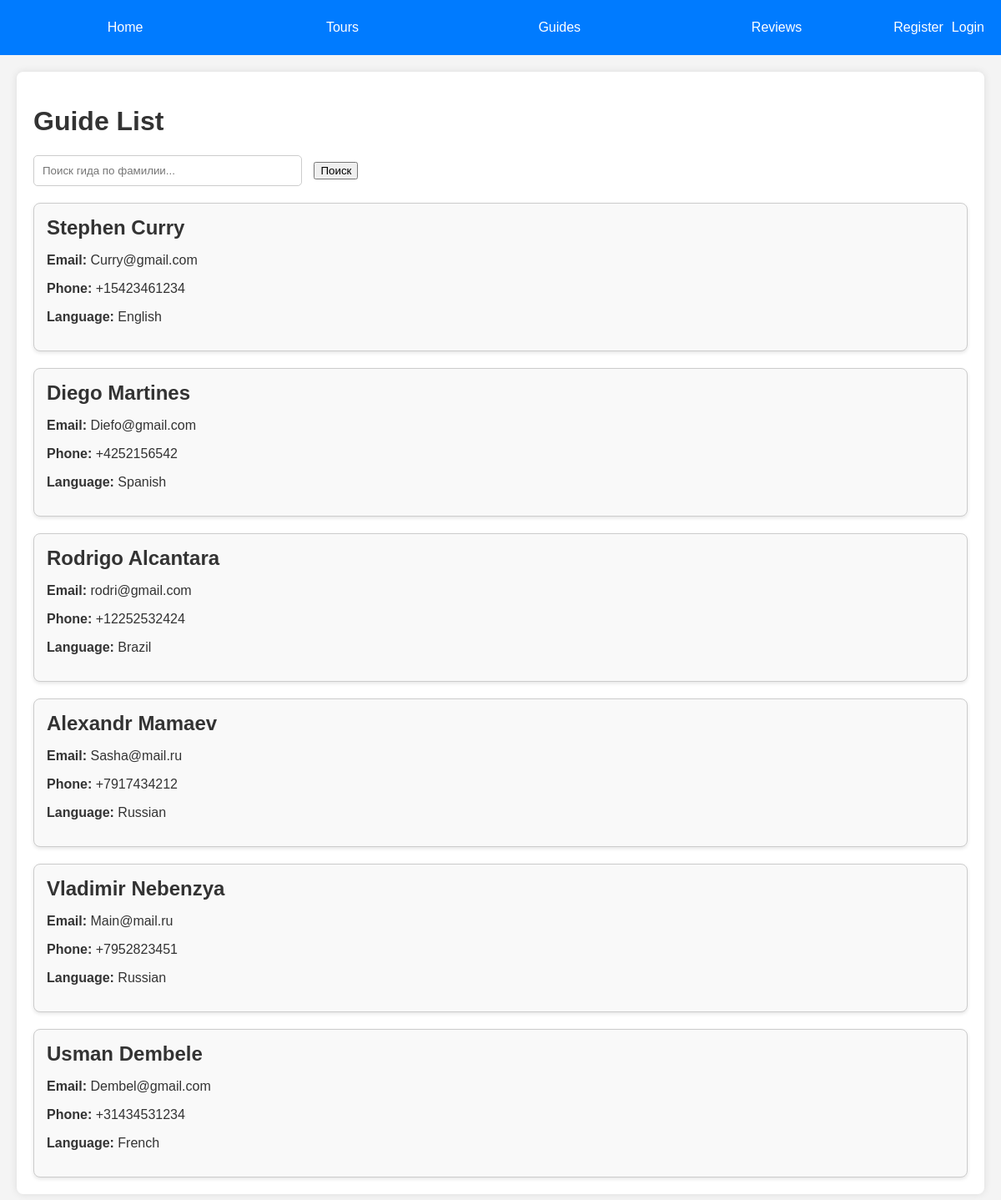
/tours/guides/, run on the app's committed database.
### tours/models.py (models this page shows, shortened)
class Guide(models.Model):
    first_name = models.CharField(max_length = 30)
    last_name = models.CharField(max_length=30)
    language = models.CharField(max_length=30)
    email = models.EmailField(unique=True)
    phone = models.CharField(max_length=15)

### tours/views.py (the view)
# urls.py: path('guides/', views.guide_list, name='guide_list'),
def guide_list(request):
    guides = Guide.objects.all()
    return render(request, 'guides/guide_list.html', {'guides': guides})

### tours/templates/guides/guide_list.html (shortened to what this page needs)
{% extends 'base.html' %}
{% block content %}
    <h1>Guide List</h1>
    <div class="search-form">
        <form method="get" action="{% url 'search_guides' %}">
            <input type="text" name="last_name" class="search-input" placeholder="Поиск гида по фамилии..." value="{{ request.GET.last_name }}">
            <button type="submit">Поиск</button>
        </form>
    </div>
    <div class="guide-list">
        {% for guide in guides %}
            <div class="guide-item">
                <h2>{{ guide.first_name }} {{ guide.last_name }}</h2>
                <p><strong>Email:</strong> {{ guide.email }}</p>
                <p><strong>Phone:</strong> {{ guide.phone }}</p>
                <p><strong>Language:</strong> {{ guide.language }}</p>
            </div>
        {% endfor %}
    </div>
{% endblock %}

### tours/templates/base.html (style rules this page uses)
body { font-family: Arial, sans-serif; margin: 0; padding: 0; background-color: #f4f4f4; color: #333; }

### tours/templates/guides/guide_list.html (style rules this page uses)
.guide-list { display: flex; flex-direction: column; gap: 20px; }
.guide-item { border: 1px solid #ccc; border-radius: 8px; padding: 15px; background-color: #f9f9f9; box-shadow: 0 2px 4px rgba(0, 0, 0, 0.1); }
.guide-item h2 { margin: 0 0 10px; }
.search-form { margin-bottom: 20px; }
.search-input { padding: 10px; border: 1px solid #ccc; border-radius: 5px; margin-right: 10px; width: 300px; }

### data on the page
Guide: first_name "Stephen", last_name "Curry", email "Curry@gmail.com", phone "+15423461234", language "English"
Guide: first_name "Diego", last_name "Martines", email "Diefo@gmail.com", phone "+4252156542", language "Spanish"
Guide: first_name "Rodrigo", last_name "Alcantara", email "rodri@gmail.com", phone "+12252532424", language "Brazil"
Guide: first_name "Alexandr", last_name "Mamaev", email "Sasha@mail.ru", phone "+7917434212", language "Russian"
Guide: first_name "Vladimir", last_name "Nebenzya", email "Main@mail.ru", phone "+7952823451", language "Russian"
Guide: first_name "Usman", last_name "Dembele", email "Dembel@gmail.com", phone "+31434531234", language "French"
